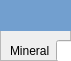
     <widget class="QFrame" name="frame_calcarea">
      <property name="geometry">
       <rect>
        <x>200</x>
        <y>230</y>
        <width>71</width>
        <height>61</height>
       </rect>
      </property>
      <property name="styleSheet">
       <string notr="true"/>
      </property>
      <property name="frameShape">
       <enum>QFrame::StyledPanel</enum>
      </property>
      <property name="frameShadow">
       <enum>QFrame::Raised</enum>
      </property>
      <widget class="QLabel" name="titulo_calcarea">
       <property name="geometry">
        <rect>
         <x>0</x>
         <y>0</y>
         <width>451</width>
         <height>31</height>
        </rect>
       </property>
       <property name="font">
        <font>
         <pointsize>12</pointsize>
         <weight>75</weight>
         <bold>true</bold>
        </font>
       </property>
       <property name="styleSheet">
        <string notr="true">background-color: rgb(114, 159, 207);
color: rgb(238, 238, 236);</string>
       </property>
       <property name="text">
        <string>Sedimentaria Calcárea</string>
       </property>
       <property name="alignment">
        <set>Qt::AlignCenter</set>
       </property>
      </widget>
      <widget class="QWidget" name="layoutWidget_3">
       <property name="geometry">
        <rect>
         <x>10</x>
         <y>40</y>
         <width>431</width>
         <height>451</height>
        </rect>
       </property>
       <layout class="QVBoxLayout" name="layout_calcarea">
        <item>
         <layout class="QHBoxLayout" name="horizontalLayout_6">
          <property name="sizeConstraint">
           <enum>QLayout::SetDefaultConstraint</enum>
          </property>
          <item>
           <widget class="QLabel" name="label_cal_mineral">
            <property name="text">
             <string>Mineral</string>
            </property>
           </widget>
          </item>
          <item>
           <widget class="QLineEdit" name="input_cal_mineral"/>
          </item>
         </layout>
        </item>
        <item>
         <layout class="QHBoxLayout" name="horizontalLayout_7">
          <item>
           <widget class="QLabel" name="label_cal_size">
            <property name="text">
             <string>Tamaño</string>
            </property>
           </widget>
          </item>
          <item>
           <widget class="QSpinBox" name="input_cal_size">
            <property name="maximum">
             <number>500</number>
            </property>
           </widget>
          </item>
         </layout>
        </item>
        <item>
         <layout class="QHBoxLayout" name="horizontalLayout_8">
          <item>
           <widget class="QLabel" name="label_cal_redond">
            <property name="text">
             <string>Redondez</string>
            </property>
           </widget>
          </item>
          <item>
           <widget class="QComboBox" name="input_cal_redond">
            <item>
             <property name="text">
              <string>---------------</string>
             </property>
            </item>
            <item>
             <property name="text">
              <string>Angular</string>
             </property>
            </item>
            <item>
             <property name="text">
              <string>Subangular</string>
             </property>
            </item>
            <item>
             <property name="text">
              <string>Subredondeado</string>
             </property>
            </item>
            <item>
             <property name="text">
              <string>Redondeado</string>
             </property>
            </item>
            <item>
             <property name="text">
              <string>Bien Redondeado</string>
             </property>
            </item>
           </widget>
          </item>
         </layout>
        </item>
        <item>
         <layout class="QHBoxLayout" name="horizontalLayout_9">
          <item>
           <widget class="QLabel" name="label_cal_esfer">
            <property name="text">
             <string>Esfericidad</string>
            </property>
           </widget>
          </item>
          <item>
           <widget class="QComboBox" name="input_cal_esfer">
            <item>
             <property name="text">
              <string>---------------</string>
             </property>
            </item>
            <item>
             <property name="text">
              <string>Elongado</string>
             </property>
            </item>
            <item>
             <property name="text">
              <string>Subelongado</string>
             </property>
            </item>
            <item>
             <property name="text">
              <string>Subesférico</string>
             </property>
            </item>
            <item>
             <property name="text">
              <string>Esférico</string>
             </property>
            </item>
           </widget>
          </item>
         </layout>
        </item>
        <item>
         <layout class="QHBoxLayout" name="horizontalLayout_10">
          <item>
           <widget class="QLabel" name="label_cal_contacto">
            <property name="text">
             <string>Tipo de contacto</string>
            </property>
           </widget>
          </item>
          <item>
           <widget class="QComboBox" name="input_cal_contacto">
            <item>
             <property name="text">
              <string>---------------</string>
             </property>
            </item>
            <item>
             <property name="text">
              <string>Tangencial</string>
             </property>
            </item>
            <item>
             <property name="text">
              <string>Longitudinal</string>
             </property>
            </item>
            <item>
             <property name="text">
              <string>Flotante</string>
             </property>
            </item>
            <item>
             <property name="text">
              <string>Concavo-Convexo</string>
             </property>
            </item>
            <item>
             <property name="text">
              <string>Suturado</string>
             </property>
            </item>
           </widget>
          </item>
         </layout>
        </item>
        <item>
         <layout class="QVBoxLayout" name="verticalLayout_6">
          <item>
           <widget class="QLabel" name="label_cal_observa">
            <property name="text">
             <string>Observaciones: </string>
            </property>
            <property name="alignment">
             <set>Qt::AlignCenter</set>
            </property>
           </widget>
          </item>
          <item>
           <widget class="QTextEdit" name="input_cal_observa"/>
          </item>
         </layout>
        </item>
        <item>
         <widget class="QPushButton" name="boton_cal_siguiente_p">
          <property name="text">
           <string>Siguiente Punto</string>
          </property>
         </widget>
        </item>
       </layout>
      </widget>
     </widget>
